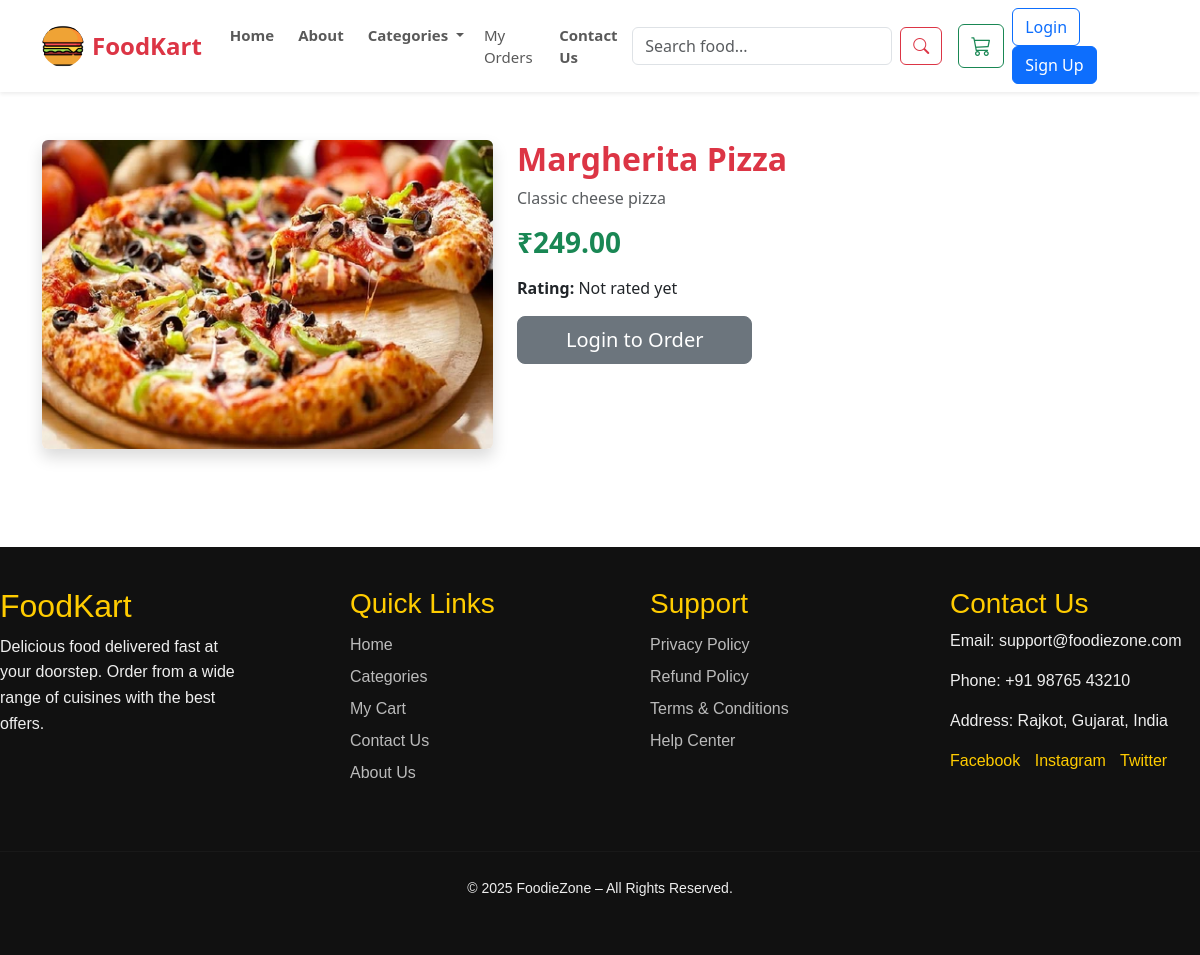
/public/food.php?id=1, run on the app's committed database.
### tables this page shows
CREATE TABLE `food_items` (
  `id` int(11) NOT NULL,
  `category_id` int(11) DEFAULT NULL,
  `name` varchar(100) DEFAULT NULL,
  `description` text DEFAULT NULL,
  `price` decimal(10,2) DEFAULT NULL,
  `image` varchar(255) DEFAULT NULL,
  `available` tinyint(1) DEFAULT 1
);

### public/layout.php (the view, shortened to what this page needs)
<?php
function renderLayout($title, $content)
{
?>
    <!DOCTYPE html>
    <html lang="en">
    <head>
        <link href="https://cdn.jsdelivr.net/npm/bootstrap@5.3.0/dist/css/bootstrap.min.css" rel="stylesheet">
        <link href="https://cdn.jsdelivr.net/npm/bootstrap-icons@1.11.1/font/bootstrap-icons.css" rel="stylesheet">
    </head>
    <body>
        <nav class="navbar navbar-expand-lg navbar-light bg-white shadow-sm sticky-top py-2">
            <div class="container">
                <a class="navbar-brand d-flex align-items-center" href="/food_order_system/public/index.php">
                    <img src="/food_order_system/uploads/logo.png" width="42" height="42" class="me-2 rounded-circle">
                    <span class="fw-bold fs-4 text-danger">FoodKart</span>
                </a>
                <div class="collapse navbar-collapse" id="navbarContent">
                    <ul class="navbar-nav me-auto mb-2 mb-lg-0">
                        <li class="nav-item mx-1">
                            <a href="/food_order_system/public/index.php" class="nav-link fw-semibold">Home</a>
                        </li>
                        <li class="nav-item mx-1">
                            <a href="/food_order_system/public/about.php" class="nav-link fw-semibold">About</a>
                        </li>
                        <li class="nav-item dropdown mx-1">
                            <a class="nav-link dropdown-toggle fw-semibold" href="category.php" id="categoryDropdown"
                                role="button" data-bs-toggle="dropdown">
                                Categories
                            </a>
                        </li>
                        <li class="nav-item">
                            <a href="/food_order_system/public/my_orders.php" class="nav-link">My Orders</a>
                        </li>
                        <li class="nav-item mx-1">
                            <a href="/food_order_system/public/contact.php" class="nav-link fw-semibold">Contact Us</a>
                        </li>
                    </ul>
                    <form class="d-flex mb-2 mb-lg-0" action="/food_order_system/public/search.php" method="GET">
                        <input class="form-control" type="search" name="q" placeholder="Search food..." style="width:260px;">
                        <button class="btn btn-outline-danger ms-2" type="submit">
                            <i class="bi bi-search"></i>
                        </button>
                    </form>
                    <ul class="navbar-nav align-items-center ms-lg-3">
                        <li class="nav-item me-2">
                            <a href="/food_order_system/public/cart.php"
                                class="btn btn-outline-success position-relative">
                                <i class="bi bi-cart3 fs-5"></i>
                            </a>
                        </li>
                        <li class="nav-item">
                            <?php if (isset($_SESSION['user_name'])): ?>
                                <a href="/food_order_system/public/profile.php" class="btn btn-outline-primary me-2">
                                    <i class="bi bi-person-circle"></i>
                                    <?php echo $_SESSION['user_name']; ?>
                                </a>
                                <a href="/food_order_system/public/logout.php" class="btn btn-danger btn-sm">Logout</a>
                            <?php else: ?>
                                <a href="/food_order_system/public/login.php" class="btn btn-outline-primary me-2">Login</a>
                                <a href="/food_order_system/public/register.php" class="btn btn-primary">Sign Up</a>
                            <?php endif; ?>
                        </li>
                    </ul>
                </div>
            </div>
        </nav>
        <div class="container py-4 content-wrapper">
            <?= $content ?>
        </div>
        <footer style="background:#111; color:#eee; margin-top:50px; padding:40px 0; font-family:Arial;">
            <div style="max-width:1200px; margin:auto; display:flex; flex-wrap:wrap; justify-content:space-between;">
                <div style="width:250px; margin-bottom:30px;">
                    <h2 style="color:#ffcc00;">FoodKart</h2>
                    <p style="line-height:1.6;">
                        Delicious food delivered fast at your doorstep.
                        Order from a wide range of cuisines with the best offers.
                    </p>
                </div>
                <div style="width:200px; margin-bottom:30px;">
                    <h3 style="color:#ffcc00;">Quick Links</h3>
                    <ul style="list-style:none; padding:0; line-height:2;">
                        <li><a href="index.php" style="color:#bbb; text-decoration:none;">Home</a></li>
                        <li><a href="category.php" style="color:#bbb; text-decoration:none;">Categories</a></li>
                        <li><a href="cart.php" style="color:#bbb; text-decoration:none;">My Cart</a></li>
                        <li><a href="contact.php" style="color:#bbb; text-decoration:none;">Contact Us</a></li>
                        <li><a href="about.php" style="color:#bbb; text-decoration:none;">About Us</a></li>
                    </ul>
                </div>
                <div style="width:200px; margin-bottom:30px;">
                    <h3 style="color:#ffcc00;">Support</h3>
                    <ul style="list-style:none; padding:0; line-height:2;">
                        <li><a href="#" style="color:#bbb; text-decoration:none;">Privacy Policy</a></li>
                        <li><a href="#" style="color:#bbb; text-decoration:none;">Refund Policy</a></li>
                        <li><a href="#" style="color:#bbb; text-decoration:none;">Terms & Conditions</a></li>
                        <li><a href="#" style="color:#bbb; text-decoration:none;">Help Center</a></li>
                    </ul>
                </div>
                <div style="width:250px; margin-bottom:30px;">
                    <h3 style="color:#ffcc00;">Contact Us</h3>
                    <p>Email: support@foodiezone.com</p>
                    <p>Phone: +91 98765 43210</p>
                    <p>Address: Rajkot, Gujarat, India</p>
                    <div style="margin-top:10px;">
                        <a href="#" style="color:#ffcc00; margin-right:10px;">Facebook</a>
                        <a href="#" style="color:#ffcc00; margin-right:10px;">Instagram</a>
                        <a href="#" style="color:#ffcc00;">Twitter</a>
                    </div>
                </div>
            </div>
            <hr style="border-color:#333;">
            <p style="text-align:center; padding-top:10px; font-size:14px;">
                © <?php echo date("Y"); ?> FoodieZone – All Rights Reserved.
            </p>
        </footer>
    </body>
    </html>
<?php } ?>

### public/food.php (shortened to what this page needs)
<?php
include('layout.php');
$food_id = intval($_GET['id']);
$food = $conn->query("SELECT * FROM food_items WHERE id=$food_id")->fetch_assoc();
?>
<div class="row py-4">
    <div class="col-md-5">
        <img src="/food_order_system/uploads/<?php echo $food['image']; ?>"
            class="img-fluid rounded shadow">
    </div>
    <div class="col-md-7">
        <h2 class="fw-bold text-danger"><?php echo $food['name']; ?></h2>
        <p class="text-muted mt-2"><?php echo $food['description']; ?></p>
        <?php
        $price = floatval($food['price']);
        $discounted_price = $price;
        $rating_q = $conn->query("SELECT AVG(rating) AS avg_rating, COUNT(*) AS cnt FROM ratings WHERE food_id=$food_id");
        $rating_data = $rating_q ? $rating_q->fetch_assoc() : ['avg_rating' => 0, 'cnt' => 0];
        $avg_rating = round(floatval($rating_data['avg_rating']), 1);
        $rating_count = intval($rating_data['cnt']);
        $user_rating = null;
        ?>
        <h3 class="text-success fw-bold my-3">
            <?php if ($discounted_price < $price): ?>
                <span class="text-decoration-line-through text-muted">₹<?php echo number_format($price, 2); ?></span>
                <span class="ms-2">₹<?php echo number_format($discounted_price, 2); ?></span>
                <small class="badge bg-danger ms-2"><?php echo htmlspecialchars($food['discount_percent']); ?>% OFF</small>
            <?php else: ?>
                ₹<?php echo number_format($price, 2); ?>
            <?php endif; ?>
        </h3>
        <p>
            <strong>Rating:</strong>
            <?php if ($rating_count > 0): ?>
                <?php echo $avg_rating; ?> / 5 (<?php echo $rating_count; ?> reviews)
            <?php else: ?>
                Not rated yet
            <?php endif; ?>
        </p>
        <?php if (isset($_SESSION['user_id'])): ?>
            <?php if ($user_rating): ?>
                <div class="card mb-3">
                    <div class="card-body">
                        <h6 class="card-title">Your Rating: <?php echo intval($user_rating['rating']); ?> / 5</h6>
                        <?php if (!empty($user_rating['review'])): ?>
                            <p class="card-text small text-muted"><?php echo nl2br(htmlspecialchars($user_rating['review'])); ?></p>
                        <?php endif; ?>
                        <a href="rate.php?id=<?php echo $food['id']; ?>" class="btn btn-sm btn-outline-primary">Edit Your Rating</a>
                    </div>
                </div>
            <?php else: ?>
                <div class="mb-2"><a href="rate.php?id=<?php echo $food['id']; ?>" class="btn btn-sm btn-outline-success">Add Your Rating</a></div>
            <?php endif; ?>
            <a href="cart.php?action=add&id=<?php echo $food['id']; ?>"
                class="btn btn-danger btn-lg px-5">
                <i class="bi bi-cart-plus"></i> Add to Cart
            </a>
        <?php else: ?>
            <a href="login.php?msg=Please login to order"
                class="btn btn-secondary btn-lg px-5">
                Login to Order
            </a>
        <?php endif; ?>
    </div>
</div>
<?php
$content = ob_get_clean();
renderLayout($food['name'], $content);
?>

### public/layout.php (style rules this page uses)
html, body { height: 100%; }
body { display: flex; flex-direction: column; }
.container.content-wrapper { flex: 1; }
.navbar-nav .nav-link { font-weight: 500; padding: 8px 14px; }
.navbar-nav .nav-link { padding: 8px 12px; font-size: 15px; transition: 0.3s; }
footer { margin-top: 50px; padding: 30px 0; background: #222; color: #ccc; }
footer a { color: #fff; text-decoration: none; }

### data on the page
food_items: image (picture), name "Margherita Pizza", description "Classic cheese pizza", price "249.00"
